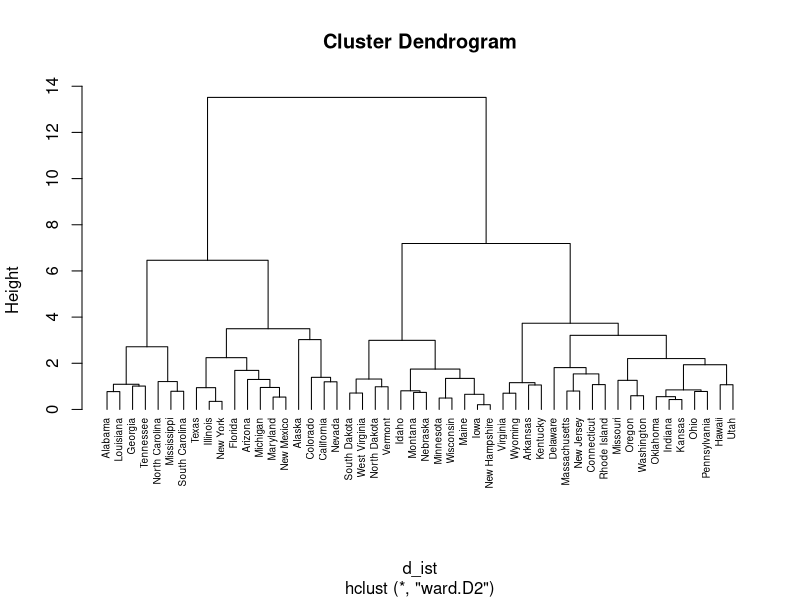

The R script that drew this image: (Note: this script raises an error after producing the figure.)
#US Arrest

data = USArrests
data = na.omit(data)

data = scale(data)
head(data)

d_ist = dist(data, method = "euclidean")

hc1 = hclust(d_ist, method = "ward.D2")
hc1

plot(hc1, cex = 0.6, hang = -1)


hc2 = agnes(data, method = "ward")
hc2$ac
